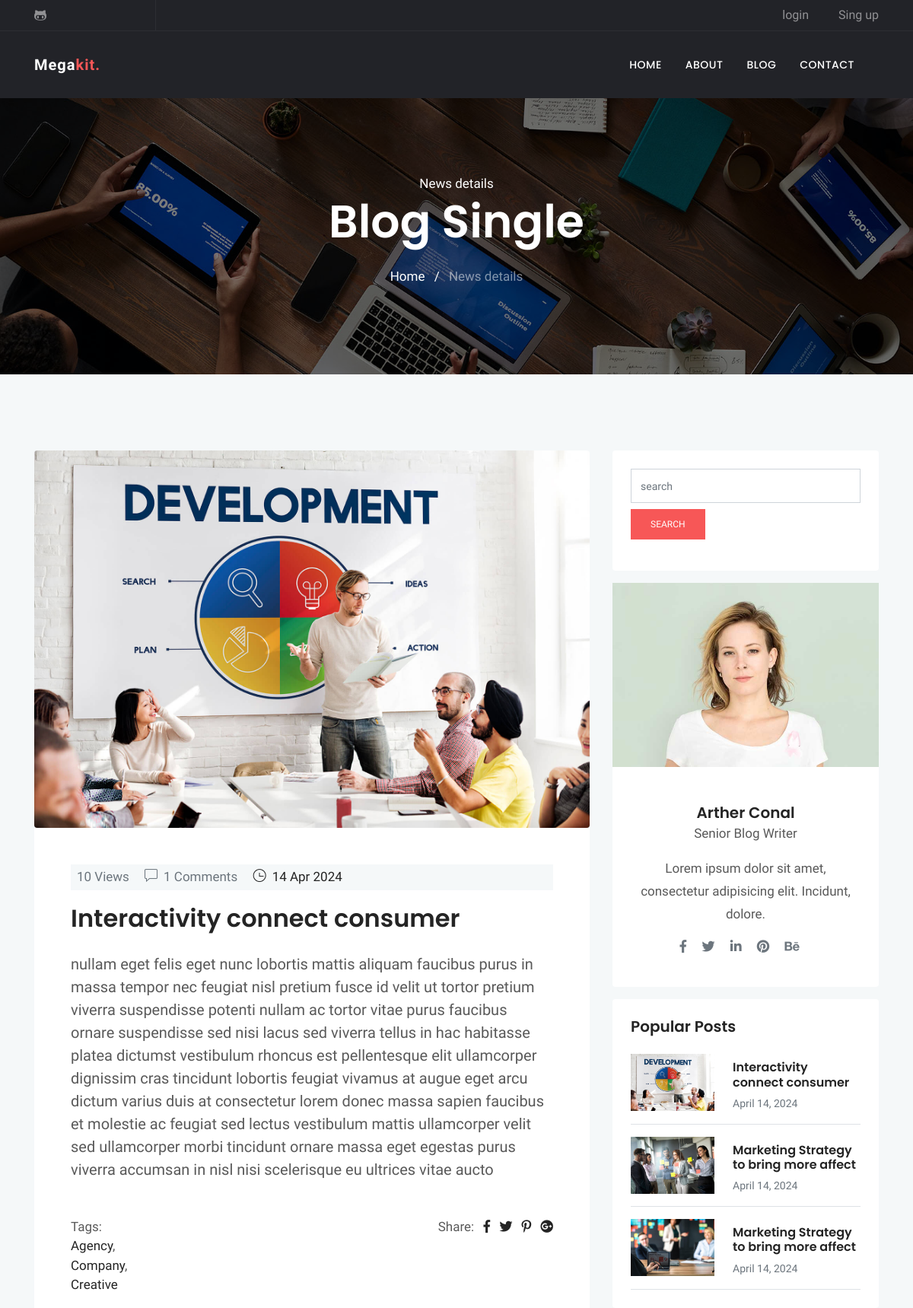
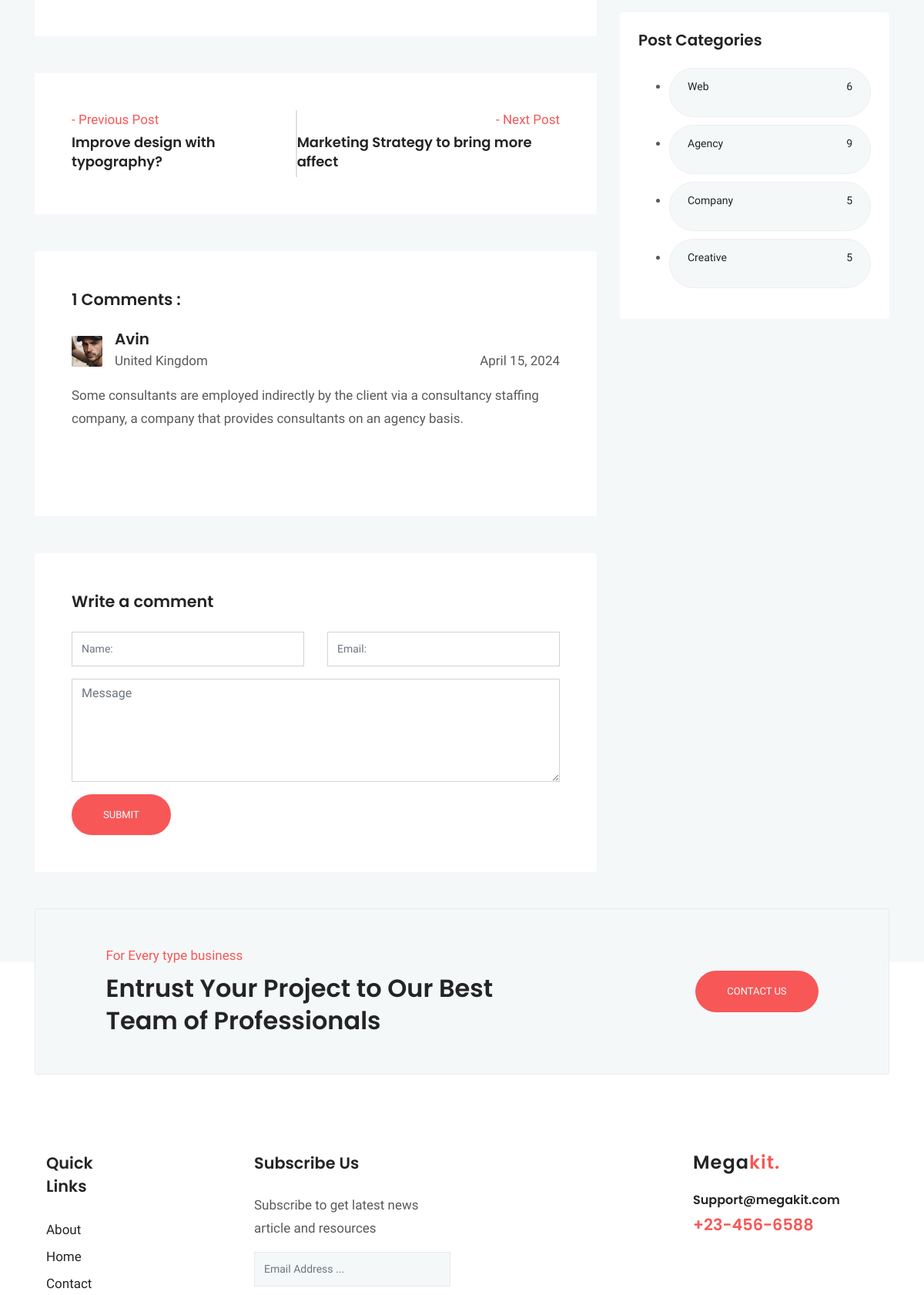
The app's page /blog/2/ (upper part) with its own data (2 pictures, top to bottom).
### blog/models.py (models this page shows, shortened)
class Post (models.Model) :
    image = models.ImageField(upload_to = 'blog/',default = 'blog/default.jpg')
    author = models.ForeignKey(User,on_delete=models.SET_NULL,null=True)
    title = models.CharField (max_length = 200)
    content = models.TextField ()
    tags = TaggableManager()
    category = models.ManyToManyField (Category)
    counted_view = models.IntegerField (default = 0)
    status = models.BooleanField (default = False)
    login_required = models.BooleanField (default = False)
    published_date = models.DateTimeField (null = True)
    created_date = models.DateTimeField (auto_now_add = True)
    update_date = models.DateTimeField (auto_now = True)
    class Meta:
        ordering = ['-created_date']

class Category(models.Model):
    name = models.CharField(max_length = 255)
    def __str__(self):
        return self.name

class Comment(models.Model):
    post = models.ForeignKey(Post, on_delete=models.CASCADE)
    name = models.CharField(max_length = 255)
    email = models.EmailField()
    message = models.TextField()
    approved = models.BooleanField(default=False)
    created_date = models.DateTimeField(auto_now_add = True)
    updated_date = models.DateTimeField(auto_now=True)
    class Meta:
        ordering = ['-created_date']

### blog/views.py (the view, shortened to what this page needs)
# urls.py: path('<int:pid>/', blog_single, name="single"),
def blog_single(request, pid) :
    post = get_object_or_404(Post, pk=pid, status=1, published_date__lte=timezone.now())
    if not post.login_required :
        comments = Comment.objects.filter(post=post.id, approved=True)
        next_post = Post.objects.filter(id__gt=post.id, status=1, published_date__lte=timezone.now()).order_by('id', '-published_date').first()
        previous_post = Post.objects.filter(id__lt=post.id, status=1, published_date__lte=timezone.now()).order_by('-id', '-published_date').first()
        form = CommentForm()
        context = {'post': post, 'counted_view': post.counted_view, 'next_post': next_post, 'previous_post': previous_post, 'comments':comments ,'form':form}
        post.counted_view += 1
        post.save()
        return render(request, "blog/blog-single.html", context)
    else:
        return HttpResponseRedirect(reverse('accounts:login'))

### blog/forms.py
class CommentForm (forms.ModelForm) :
    class Meta:
        model = Comment
        fields = ['post','name','email','message']

### blog/templatetags/blog_tags.py (called while the page is built)
@register.inclusion_tag('blog/popular-posts.html')
def latestposts(arg = 3) :
    posts = Post.objects.filter(status = 1).order_by('published_date')[:arg]
    return {'posts': posts}

@register.inclusion_tag('blog/post-categories.html')
def postcategories() :
    posts = Post.objects.filter(status = 1)
    categories = Category.objects.all()
    cat_dict = {}
    for name in categories :
        cat_dict[name]=posts.filter(category=name).count()
    return {'categories':cat_dict}

### templates/blog/blog-single.html (shortened to what this page needs)
{% extends 'base.html' %}
{% load static %}
{% load blog_tags %}
{% block content %}
{% load humanize %}
<!doctype html>
<html lang="en">
  <head>
  <link rel="stylesheet" href="{% static 'plugins/bootstrap/css/bootstrap.min.css' %}">
  <link rel="stylesheet" href="{% static 'plugins/themify/css/themify-icons.css' %}">
  <link rel="stylesheet" href="{% static 'plugins/fontawesome/css/all.css' %}">
  <link rel="stylesheet" href="{% static 'plugins/magnific-popup/dist/magnific-popup.css' %}">
  <link rel="stylesheet" href="{% static 'plugins/slick-carousel/slick/slick.css' %}">
  <link rel="stylesheet" href="{% static 'plugins/slick-carousel/slick/slick-theme.css' %}">
  <link rel="stylesheet" href="{% static 'css/style.css' %}">
</head>
<body>
<div class="main-wrapper ">
<section class="page-title bg-1">
  <div class="container">
    <div class="row">
      <div class="col-md-12">
        <div class="block text-center">
          <span class="text-white">News details</span>
          <h1 class="text-capitalize mb-4 text-lg">Blog Single</h1>
          <ul class="list-inline">
            <li class="list-inline-item"><a href="http://127.0.0.1:8000/" class="text-white">Home</a></li>
            <li class="list-inline-item"><span class="text-white">/</span></li>
            <li class="list-inline-item"><a href="#" class="text-white-50">News details</a></li>
          </ul>
        </div>
      </div>
    </div>
  </div>
</section>
<section class="section blog-wrap bg-gray">
    <div class="container">
        <div class="row">
            <div class="col-lg-8">
                <div class="row">
	<div class="col-lg-12 mb-5">
		<div class="single-blog-item">
			<img src="{{ post.image.url }}" alt="" class="img-fluid rounded">
			<div class="blog-item-content bg-white p-5">
				<div class="blog-item-meta bg-gray py-1 px-2">
					<span class="text-muted text-capitalize mr-3"></i>{{post.counted_view}} Views</span>
					<span class="text-muted text-capitalize mr-3"><i class="ti-comment mr-2"></i>{{comments|length}} Comments</span>
					<span class="text-black text-capitalize mr-3"><i class="ti-time mr-1"></i> {{post.published_date|date:'d M Y'}}</span>
				</div>
				<h2 class="mt-3 mb-4"><a href="blog-single.html">{{ post.title }}</a></h2>
				<p class="lead mb-4">{{post.content}}</p>
				<div class="tag-option mt-5 clearfix">
				    <ul class="float-left list-inline">
				    	<li>Tags:</li>
						{% for cat in post.category.all %}
						<li><a href="{% url 'blog:category' cat_name=cat.name %}">{{ cat.name }}</a>{% if not forloop.last %},{% endif %}</li>
						{% endfor %}
				   	</ul>
				    <ul class="float-right list-inline">
				        <li class="list-inline-item"> Share: </li>
				        <li class="list-inline-item"><a href="#" target="_blank"><i class="fab fa-facebook-f" aria-hidden="true"></i></a></li>
				        <li class="list-inline-item"><a href="#" target="_blank"><i class="fab fa-twitter" aria-hidden="true"></i></a></li>
				        <li class="list-inline-item"><a href="#" target="_blank"><i class="fab fa-pinterest-p" aria-hidden="true"></i></a></li>
				        <li class="list-inline-item"><a href="#" target="_blank"><i class="fab fa-google-plus" aria-hidden="true"></i></a></li>
				    </ul>
			    </div>
			</div>
		</div>
	</div>
	<div class="col-lg-12 mb-5">
		<div class="posts-nav bg-white p-5 d-lg-flex d-md-flex justify-content-between ">
			<a class="post-prev align-items-center" href="/blog/{{ previous_post.id }}/">
				<div class="posts-prev-item mb-4 mb-lg-0">
					{% if previous_post %}
					<span class="nav-posts-desc text-color">- Previous Post</span>
					<h6 class="nav-posts-title mt-1">
					{{ previous_post.title }}
					</h6>
					{% endif %}
				</div>
			</a>
			<div class="border"></div>
			<a class="posts-next" href="/blog/{{ next_post.id }}/">
				<div class="posts-next-item pt-4 pt-lg-0">
						{% if next_post %}
					<span class="nav-posts-desc text-lg-right text-md-right text-color d-block">- Next Post</span>
					<h6 class="nav-posts-title mt-1">
						{{ next_post.title }}
					</h6>
					{% endif %}
				</div>
			</a>
		</div>
	</div>
	<div class="col-lg-12 mb-5">
		<div class="comment-area card border-0 p-5">
			<h4 class="mb-4">{{comments|length}} Comments :</h4>
			<ul class="comment-tree list-unstyled">
				<li class="mb-5">
					<div class="comment-area-box">
						{% for comment in comments %}
						<img alt="" src="{% static 'images/blog/test2.jpg' %}" class="mt-2 img-fluid float-left mr-3">
						<h5 class="mb-1">{{comment.name}}</h5>
						<span>United Kingdom</span>
						<div class="comment-meta mt-4 mt-lg-0 mt-md-0 float-lg-right float-md-right">
							<span class="date-comm">{{comment.created_date|naturalday}}</span>
						</div>
						<div class="comment-content mt-3">
							<p>{{comment.message}} </p>
						</div>
						{% empty %}
						<p>No Comments Here </p>
					</div>
					{% endfor %}
				</li>
			</ul>
		</div>
	</div>
	<div class="col-lg-12">
		<form class="contact-form bg-white rounded p-5" method="post" action="{% url 'blog:single' pid=post.id %}">
			<h4 class="mb-4">Write a comment</h4>
			<div class="row">
				<div class="col-md-6">
					<div class="form-group">
						<input class="form-control" type="text" name="name" id="name" placeholder="Name:">
					</div>
				</div>
				<div class="col-md-6">
					<div class="form-group">
						<input class="form-control" type="email" name="email" id="mail" placeholder="Email:">
					</div>
				</div>
			</div>
			<textarea class="form-control mb-3" name="message" id="comment" cols="30" rows="5" placeholder="Message"></textarea>
			<input class="btn btn-main btn-round-full" type="submit" name="submit-contact" >
		</form>
	</div>
</div>
            </div>
            <div class="col-lg-4">
                <div class="sidebar-wrap">
					{% include 'blog/blog-search.html' %}
					{% include 'blog/blog-writer.html' %}
					{% latestposts 3 %}
					{% postcategories %}
</div>
            </div>
  </body>
  </html>
{% endblock %}

### templates/blog/popular-posts.html
{% load static %}
{% load humanize %}
    <div class="sidebar-widget latest-post card border-0 p-4 mb-3">
        <h5>Popular Posts</h5>
        {% for post in posts %}
        <div class="media border-bottom py-3">
            <a href="{{post.id}}"><img class="mr-4" src="{{post.image.url}}" alt="" width="110px"></a>
            <div class="media-body">
                <h6 class="my-2"><a href="{% url 'blog:single' pid=post.id %}">{{post.title}}</a></h6>
                <span class="text-sm text-muted">{{post.published_date|naturalday}}</span>
            </div>
        </div>
        {% endfor %}
    </div>

### templates/blog/post-categories.html
{% load static %}
	<div class="sidebar-widget bg-white rounded tags p-4 mb-3">
		<h5 class="mb-4">Post Categories</h5>
        <ul class="cat-list">
            {% for name,count in categories.items %}
            <li>
                <a href="{% url 'blog:category' cat_name=name %}" class="d-flex justify-content-between">
                    <p>{{name}}</p>
                    <p>{{count}}</p>
                </a>
            </li>
            {% endfor %}
	</div>
</div>
            </div>
        </div>

### statics/css/style.css (style rules this page uses)
html { overflow-x: hidden; }
body { line-height: 1.5; font-family: "Hind", serif; -webkit-font-smoothing: antialiased; font-size: 17px; color: rgba(0, 0, 0, 0.65); }
h1, .h1, h2, .h2, h3, .h3, h4, .h4, h5, .h5, h6, .h6 { font-family: "Poppins", sans-serif; font-weight: 600; color: #242424; }
h1, .h1 { font-size: 2.5rem; }
h2, .h2 { font-size: 2rem; font-weight: 600; line-height: 42px; }
h4, .h4 { font-size: 1.3rem; line-height: 30px; }
h5, .h5 { font-size: 1.25rem; }
h6, .h6 { font-size: 1rem; }
p { line-height: 30px; }
input[type="email"], input[type="password"], input[type="text"], input[type="tel"] { box-shadow: none; height: 45px; outline: none; font-size: 14px; }
.form-control { box-shadow: none; border-radius: 0; }
.btn { display: inline-block; font-size: 14px; font-size: 0.8125rem; font-weight: 400; padding: 1rem 2.5rem; text-transform: uppercase; border-radius: 0; transition: all 0.2s ease; }
.btn-main, .btn-transparent, .btn-small { background: #f75757; color: #fff; transition: all 0.2s ease; }
.btn-round-full { border-radius: 50px; }
.bg-gray { background: #f5f8f9; }
.section { padding: 100px 0; }
.overly, .page-title, .slider, .cta, .hero-img { position: relative; }
.overly:before, .page-title:before, .slider:before, .cta:before, .hero-img:before { content: ""; position: absolute; left: 0; top: 0; bottom: 0; right: 0; width: 100%; height: 100%; opacity: 0.5; background: #000; }
.text-color { color: #f75757; }
.text-black { color: #242424; }
.text-sm { font-size: 14px; }
.text-lg { font-size: 3.75rem; }
a { color: #242424; text-decoration: none; }
.page-title { padding: 100px 0; }
.page-title .block h1 { color: #fff; }
.bg-1 { background: url("../images/bg/home-2.jpg") no-repeat 50% 50%; background-size: cover; }
.tags a { background: #f5f8f9; display: inline-block; padding: 8px 23px; border-radius: 38px; margin-bottom: 10px; border: 1px solid #eee; font-size: 14px; text-transform: capitalize; }
.nav-posts-title { line-height: 25px; font-size: 18px; }

### records on screen
Post: image (picture), counted_view "10", published_date "14 Apr 2024", title "Interactivity connect consumer", content "nullam eget felis eget nunc lobortis mattis aliquam faucibus purus in massa tempor nec feugiat nisl pretium fusce id velit ut tortor pretium viverra suspendisse potenti nullam ac tortor vitae purus faucibus ornare suspendisse sed nisi lacus sed viverra tellus in hac habitasse platea dictumst vestibulum rhoncus est pellentesque elit ullamcorper dignissim cras tincidunt lobortis feugiat vivamus at augue eget arcu dictum varius duis at consectetur lorem donec massa sapien faucibus et molestie ac feugiat sed lectus vestibulum mattis ullamcorper velit sed ullamcorper morbi tincidunt ornare massa eget egestas purus viverra accumsan in nisl nisi scelerisque eu ultrices vitae aucto", published_date "April 14, 2024"
Category: name "Agency", count "9"
Category: name "Company", count "5"
Category: name "Creative", count "5"
Post: title "Improve design with typography?"
Post: title "Marketing Strategy to bring more affect", image (picture), published_date "April 14, 2024"
Comment: name "Avin", created_date "April 15, 2024", message "Some consultants are employed indirectly by the client via a consultancy staffing company, a company that provides consultants on an agency basis."
Post: image (picture), title "Marketing Strategy to bring more affect", published_date "April 14, 2024"
Category: name "Web", count "6"

### other values on screen
{{ comments|length }} "1"
